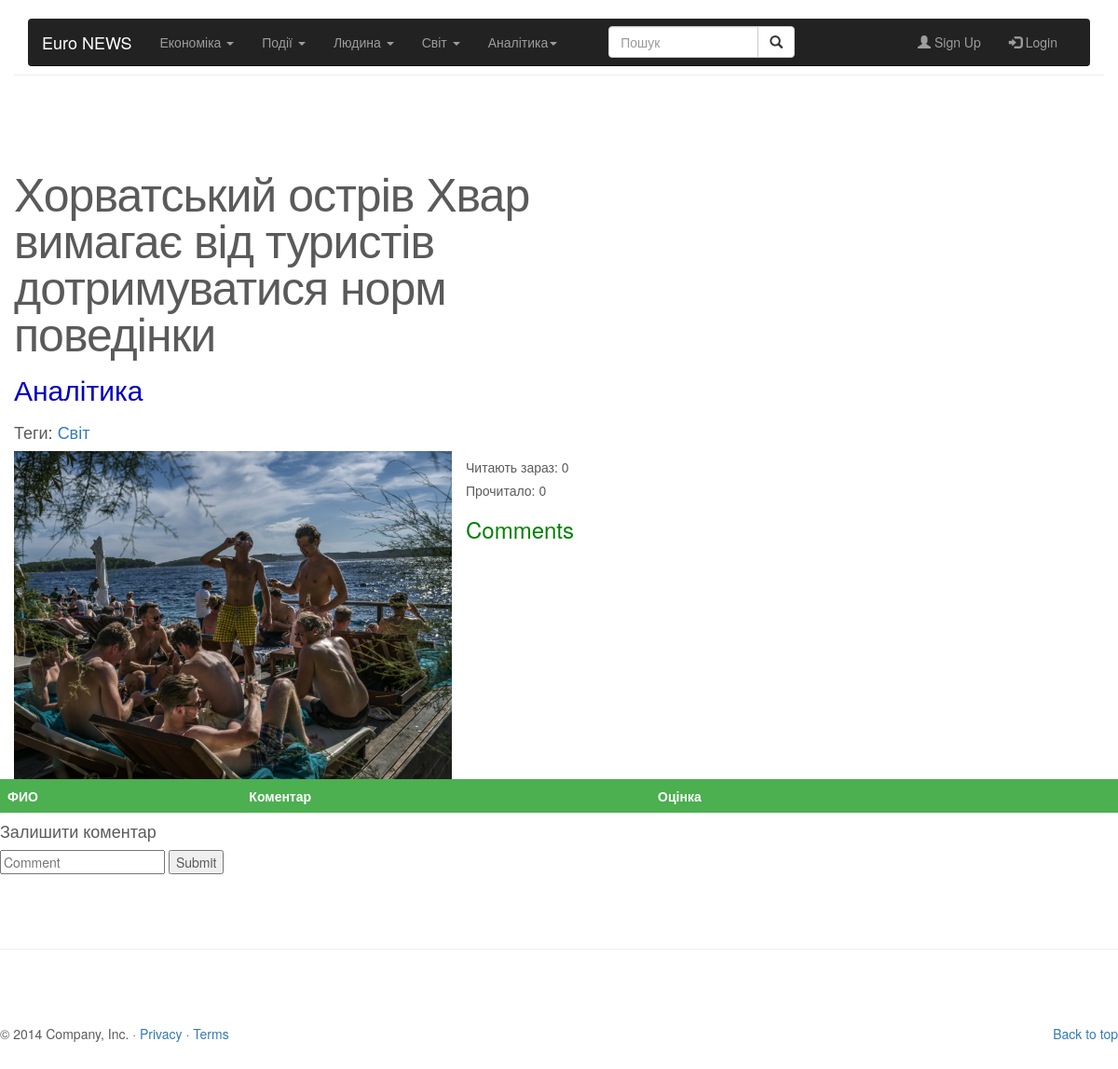
The app's page /news/article-global.php?id=16 with its own data.
### tables this page shows
CREATE TABLE `news` (
  `id` int(11) NOT NULL,
  `user_id` int(11) NOT NULL,
  `section` text NOT NULL,
  `name` text NOT NULL,
  `content` text NOT NULL,
  `date` date NOT NULL,
  `image` text NOT NULL,
  `analitics` tinyint(1) DEFAULT NULL
);

### news/config.php (called while the page is built, shortened)
<?php
$config = [
    "ip" => "localhost",
    "port" => 3306,
    "login" => "root",
    "password" => "",
    "database" => "news",
];
$mySqlRes = mysqli_connect($config['ip'], $config['login'], $config['password']);
mysqli_select_db($mySqlRes, "news");
mysqli_set_charset($mySqlRes, "utf8");
$res = mysqli_query($mySqlRes, "select * from news");
$resGlobal = mysqli_query($mySqlRes, "SELECT * FROM `news` where `section` = \"Світ\" ORDER BY date DESC LIMIT 5 ;");
$globalArray = [];
while ($row = mysqli_fetch_assoc($resGlobal)) {
    $globalArray[$row['id']] = ["id" => $row['id'], "user_id" => $row['user_id'], "section" => $row['section'], "name" => $row['name'],
        "content" => $row['content'], "date" => $row['date']
        , "image" => $row['image'], "analitics" => $row['analitics']];
}
?>

### news/article-global.php (the view, shortened to what this page needs)
<?php include("config.php");
include("header.php");
$id = $_GET['id'];
$content = $globalArray[$id]['content'];
if ($globalArray[$id]['analitics'] == 1 && (!isset( $_SESSION['user_email']))) {
    $arr = explode('</div>', $globalArray[$id]['content']);
    $output = array_slice($arr, 0, 2);
    $output[0] .= '</div> ';
    $output[1] .= '</div> ';
    array_unshift($output, '<h2 style="color: #0000bf"> Аналітика</h2>');
    $content = implode($output);
}
?>
<div class="container marketing">
    <hr class="featurette-divider">
    <div class="row featurette">
        <div class="col-md-7">
            <h2 class="featurette-heading"><?= $globalArray[$id]['name'] ?></h2>
            <p class="lead"><?= $content ?></p>
            <h4>Теги: <a href="global.php"><?= $globalArray[$id]['section'] ?></a></h4>
        </div>
        <div class="col-md-5">
            <img class="featurette-image img-responsive" src="../images/<?= $globalArray[$id]['image'] ?>">
        </div>
    <div>
        <h5>Читають зараз: <span id="readNow">0 </span></h5>
        <h5>Прочитало: <span id="readTotal">0</span></h5>
    </div>
    <div>
        <h3 style="color: green">Comments</h3>
        <table>
            <tr>
                <th>ФИО</th>
                <th>Коментар</th>
                <th>Оцінка</th>
                <th></th>
                <th></th>
            </tr>
        </table>
        <form class="form-inline" method="post" action="submit_comment.php">
            <h4>Залишити коментар</h4>
            <input name="text" type="text" placeholder="Comment">
            <input  type="submit">
        </form>
    </div>
    <hr class="featurette-divider">
<?php
include("footer.php");
?>

### news/header.php (style rules this page uses)
body { overflow-x: hidden; }
table { border-collapse: collapse; width: 100%; }
th, td { text-align: left; padding: 8px; }
th { background-color: #4CAF50; color: white; }

### records on screen
news: name "Хорватський острів Хвар вимагає від туристів дотримуватися норм поведінки", section "Світ", image (picture)

### other values on screen
$content "Аналітика"
